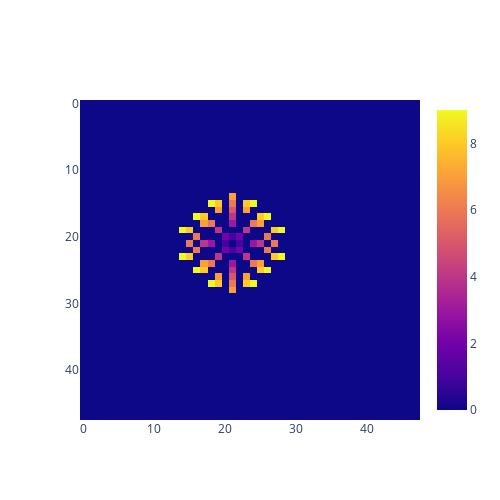

The notebook cell saved with this chart:
### Code cell
import numpy as np
from typing import Tuple

import util

def generate_circle_coordinates_array(center: Tuple[int, int], N: int, radius: float, max_coord: int) -> np.ndarray:
    x, y = center
    angles = np.linspace(0, 2 * np.pi, N + 1)[:-1]  # Exclude the last angle (2 * pi) to avoid overlap

    # Initialize an empty numpy array
    coord_array = np.zeros((max_coord, max_coord))

    for angle in angles:
        # Check if the angle is in one of the cardinal direction gaps
        angle_deg = np.degrees(angle) % 360
        new_x = round(x + radius * np.cos(angle))
        new_y = round(y + radius * np.sin(angle))

        # Check if the coordinates are within the specified range
        if 0 < new_x < max_coord and 0 < new_y < max_coord:
            coord_array[new_y, new_x] = 1  # Set the value at the coordinate to 1

    return coord_array

# Example usage:
center = (21, 21)
N = 10
radius = 4
max_coord = 48
gap_size = 4

array = np.zeros((max_coord, max_coord))
for r, N in zip([3,4,5,6,7], [8, 8,14,16,14]):
    coord_array = generate_circle_coordinates_array(center, N, r, max_coord)
    array = np.logical_or(coord_array, array).astype(int)

dist_array = util.pad_and_crop(util.manhattan_kernel(20), array, center[0], center[1])
array = np.logical_or(array, util.pad_and_crop(np.ones((3,3)), array, center[0], center[1])).astype(int)
# print(coord_array)
array 

fig = util.show_map_array(array*dist_array).update_layout(height=500, width=500)
fig.show()

### Figure 1 — Plotly figure (JSON) as saved in the notebook; plotly's stock layout.template omitted (floating-point values rounded to 4 significant figures; data arrays with more than 128 entries replaced by an {"elided": "..."} marker saying what was removed)
{"data": [{"type": "heatmap", "z": {"elided": "48x48 int values"}}], "layout": {"height": 500, "width": 500, "xaxis": {"autorange": true, "range": [-0.5, 47.5]}, "yaxis": {"autorange": true, "range": [47.5, -0.5]}}}
